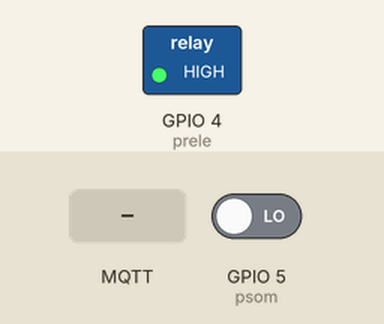
A sketch run on a simulated ESP8266 (NodeMCU). Shown: switched loads named in the sketch (green lamp = pin HIGH). The inputs (shaded band) are chosen by the test bench; at power-on: GPIO 5 (psom) LOW. WiFi joins after 1.5 s; servers stay silent unless stated; no MQTT or app messages arrive unless stated.

Above: at 2.7 s.
2.8 s: GPIO 5 (psom) driven HIGH
At 5.6 s:
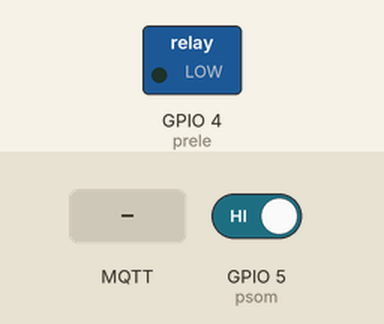
5.8 s: GPIO 5 (psom) driven LOW
At 6.9 s:
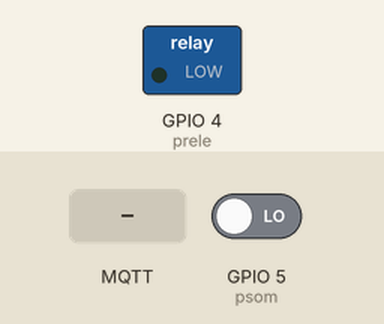
7.3 s: MQTT message "on" arrives on the first subscribed topic
At 7.7 s:
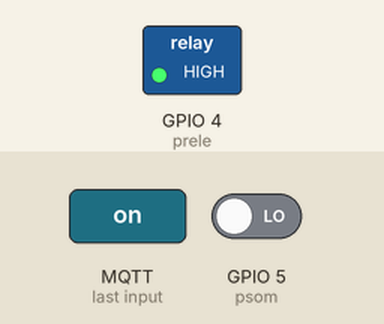
Timing chart, 0 to 10.3 s (numbered marks = the images above; inputs shaded):
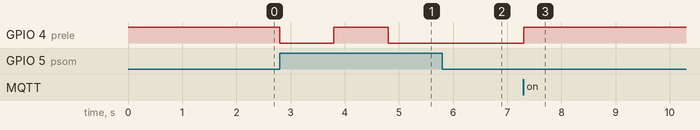

Measured:
- after the input at 2.8 s, GPIO 4 (prele): HIGH → LOW at once, → HIGH 1.0 s later, → LOW 1.0 s later
- after the input at 5.8 s, GPIO 4 (prele): stays LOW (without the input it goes to HIGH after 0.00 s)
- after the input at 7.3 s, GPIO 4 (prele): LOW → HIGH at once

The sketch:

Projeto_lampada.ino
```cpp
#include <ESP8266WiFi.h>
#include <PubSubClient.h>

const char* ssid = "******"; //nome do wifi
const char* password =  "*******"; // senha do wifi
const char* mqttServer = "hairdresser.cloudmqtt.com"; //Server disponibilizado pela instância do CloudMQTT
const int mqttPort =  15501; //Porta disponibilizado pela instância do CloudMQTT
const char* mqttUser = "lcflwrnr"; //Usuário disponibilizado pela instância do CloudMQTT
const char* mqttPassword = "TsfavFov39nP"; //Senha disponibilizado pela instância do CloudMQTT
const char* mqttTopicSub ="lampada";   //Tópico voce pode escolher um nome

#define psom    5 //sensor de som
#define prele    4 //modulo relé
boolean rele = HIGH;

WiFiClient espClient;
PubSubClient client(espClient);


void setup() {

  Serial.begin(115200);
  pinMode(psom, INPUT); //Coloca o pino do sensor de som como entrada
  pinMode(prele, OUTPUT);//Coloca o pino do módulo relé como saida
  digitalWrite(prele, rele);
  //Conexão

  WiFi.begin(ssid, password);

  while (WiFi.status() != WL_CONNECTED) {
    delay(500);
    #ifdef DEBUG
    Serial.println("Conectando ao WiFi..");
    #endif
  }
  #ifdef DEBUG
  Serial.println("Conectado na rede WiFi");
  #endif

  client.setServer(mqttServer, mqttPort);
  client.setCallback(callback);

  while (!client.connected()) {
    #ifdef DEBUG
    Serial.println("Conectando ao Broker MQTT...");
    #endif

    if (client.connect("ESP32Client", mqttUser, mqttPassword )) {
      #ifdef DEBUG
      Serial.println("Conectado");
      #endif

    } else {
      #ifdef DEBUG
      Serial.print("falha estado  ");
      Serial.print(client.state());
      #endif
      delay(2000);

    }
  }

  //subscreve no tópico
  client.subscribe(mqttTopicSub);

}

void callback(char* topic, byte* payload, unsigned int length) {

  //armazena msg recebida em uma sring
  payload[length] = '\0';
  String strMSG = String((char*)payload);

  #ifdef DEBUG
  Serial.print("Mensagem chegou do tópico: ");
  Serial.println(topic);
  Serial.print("Mensagem:");
  Serial.print(strMSG);
  Serial.println();
  Serial.println("-----------------------");
  #endif

  //aciona saída conforme msg recebida
  if (strMSG == "on"){
     rele = !rele; //muda o estado do relé
     digitalWrite(prele, rele);
  }

}

//função pra reconectar ao servido MQTT
void reconect() {
  //Enquanto estiver desconectado
  while (!client.connected()) {
    #ifdef DEBUG
    Serial.print("Tentando conectar ao servidor MQTT");
    #endif

    bool conectado = strlen(mqttUser) > 0 ?
                     client.connect("ESP32Client", mqttUser, mqttPassword) :
                     client.connect("ESP32Client");

    if(conectado) {
      #ifdef DEBUG
      Serial.println("Conectado!");
      #endif
      //subscreve no tópico
      client.subscribe(mqttTopicSub, 1); //nivel de qualidade: QoS 1
    } else {
      #ifdef DEBUG
      Serial.println("Falha durante a conexão.Code: ");
      Serial.println( String(client.state()).c_str());
      Serial.println("Tentando novamente em 10 s");
      #endif
      //Aguarda 10 segundos
      delay(10000);
    }
  }
}

void loop() {
  int s = digitalRead(psom); //Verifica se a saida do sensor esta ativa
   if(s){ // Se houver captura de som
    rele = !rele; //muda o estado do relé, se estiver acessa devido ao mqtt, com a palma da mão ele apaga, vice e versa.
    digitalWrite(prele, rele); // Manda o valor da variavel para o rele
    delay(1000); //
   }
  if (!client.connected()) {
    reconect();
  }
  client.loop();
}
```
